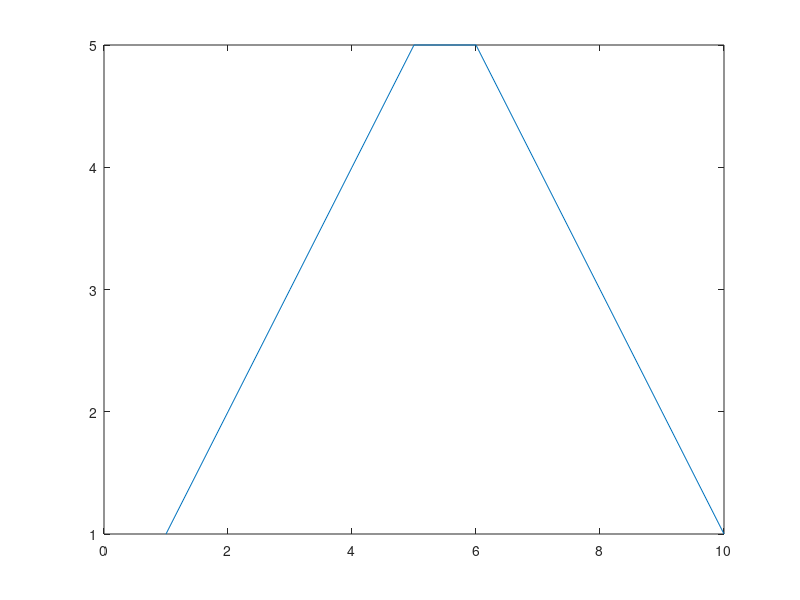
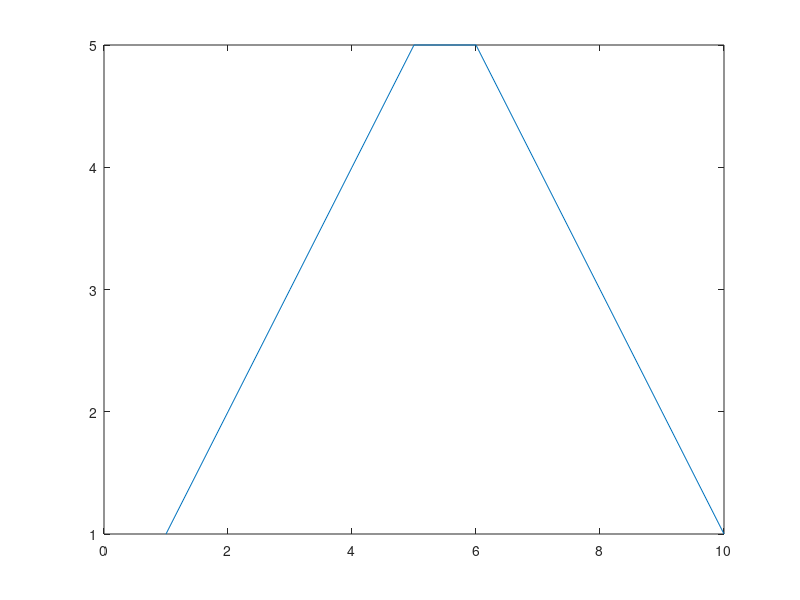

Reproduce these figures in MATLAB, in order.
clear
clc
f = figure;
plot([1:5, [5:-1:1]]);
print(f, '-r100', '-dpng', 'print.png');
display('print done');
saveas(f, 'saveas.png');
display('saveas done');
close(f);